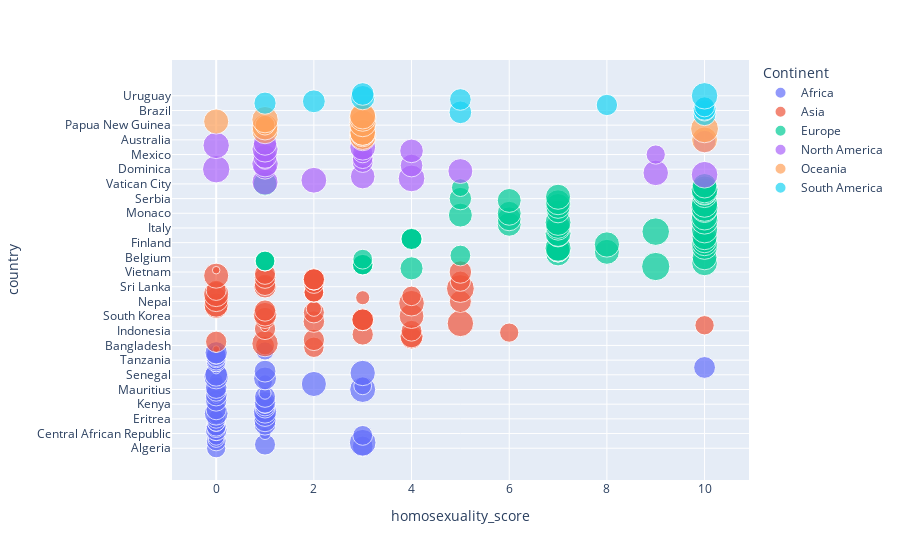

Notebook code for this chart:
### Code cell
fig = px.scatter(data, x="homosexuality_score", y="country", color="Continent",
                 size='political_stability_2020', hover_data=['homosexuality_score'])
fig.show()

### Figure 1 — Plotly figure (JSON) as saved in the notebook; plotly's stock layout.template omitted (floating-point values rounded to 4 significant figures)
{"data": [{"hovertemplate": "Continent=Africa<br>homosexuality_score=%{x}<br>country=%{y}<br>political_stability_2020=%{marker.size}<extra></extra>", "legendgroup": "Africa", "marker": {"color": "#636efa", "size": [2.14, 2.48, 2.56, 4.09, 2.276, 1.59, 1.47, 2.276, 0.82, 1.74, 2.71, 2.1, 2.276, 2.68, 1.79, 1.79, 2.81, 2.02, 1.26, 2.92, 3.25, 3.13, 2.36, 2.4, 2.276, 2, 2.67, 2.63, 0.52, 2.54, 2.76, 0.85, 2.25, 3.89, 2.67, 1.84, 3.65, 1.26, 1.14, 3.03, 3.48, 2.98, 3.72, 2.76, 0.48, 2.76, 0.83, 1.24, 2.276, 2.276, 2.08, 2.37, 2.22, 2.87, 1.92], "sizemode": "area", "sizeref": 0.01155, "symbol": "circle"}, "mode": "markers", "name": "Africa", "orientation": "h", "showlegend": true, "type": "scatter", "x": [0, 3, 1, 3, 0, 0, 0, 3, 1, 0, 0, 0, 0, 1, 0, 0, 1, 0, 0, 1, 0, 1, 0, 1, 1, 1, 1, 0, 0, 1, 0, 1, 0, 3, 0, 3, 2, 1, 0, 1, 0, 0, 3, 1, 0, 10, 0, 0, 0, 0, 0, 0, 0, 0, 1], "xaxis": "x", "y": ["Algeria", "Angola", "Benin", "Botswana", "Burkina", "Burundi", "Cameroon", "Cape Verde", "Central African Republic", "Chad", "Comoros", "Congo", "Congo, Democratic Republic of", "Djibouti", "Egypt", "Egypt", "Equatorial Guinea", "Eritrea", "Ethiopia", "Gabon", "Gambia", "Ghana", "Guinea", "Guinea-Bissau", "Ivory Coast", "Kenya", "Lesotho", "Liberia", "Libya", "Madagascar", "Malawi", "Mali", "Mauritania", "Mauritius", "Morocco", "Mozambique", "Namibia", "Niger", "Nigeria", "Rwanda", "Sao Tome and Principe", "Senegal", "Seychelles", "Sierra Leone", "Somalia", "South Africa", "South Sudan", "Sudan", "Swaziland", "Tanzania", "Togo", "Tunisia", "Uganda", "Zambia", "Zimbabwe"], "yaxis": "y"}, {"hovertemplate": "Continent=Asia<br>homosexuality_score=%{x}<br>country=%{y}<br>political_stability_2020=%{marker.size}<extra></extra>", "legendgroup": "Asia", "marker": {"color": "#EF553B", "size": [0.27, 2.41, 2.08, 4.02, 2.62, 2.62, 2.76, 3.09, 2.62, 2.14, 2.5, 2.62, 0.47, 2.17, 4.04, 2.68, 2.74, 2.74, 2.74, 2.74, 2.6, 3.56, 3.24, 2.57, 2.62, 1.35, 3.12, 3.41, 3.79, 2.8, 3.37, 1.15, 2.21, 3.67, 2.27, 2.27, 2.27, 2.34, 4.47, 2.95, 2.62, 2.48, 2.38, 2.62, 2.62, 2.62, 2.62, 2.71, 3.63, 2.56, 2.93, 0.33], "sizemode": "area", "sizeref": 0.01155, "symbol": "circle"}, "mode": "markers", "name": "Asia", "orientation": "h", "showlegend": true, "type": "scatter", "x": [0, 2, 1, 1, 0, 2, 4, 4, 3, 6, 4, 1, 1, 10, 5, 2, 3, 3, 3, 3, 1, 4, 1, 2, 1, 2, 0, 0, 4, 5, 0, 3, 4, 0, 2, 2, 2, 0, 5, 1, 1, 2, 5, 2, 2, 2, 2, 1, 0, 1, 5, 0], "xaxis": "x", "y": ["Afghanistan", "Bahrain", "Bangladesh", "Bhutan", "Brunei", "Burma (Myanmar)", "Cambodia", "China", "East Timor", "India", "Indonesia", "Iran", "Iraq", "Israel", "Japan", "Jordan", "Kazakhstan", "Kazakhstan", "Kazakhstan", "Kazakhstan", "North Korea", "South Korea", "Kuwait", "Kyrgyzstan", "Laos", "Lebanon", "Malaysia", "Maldives", "Mongolia", "Nepal", "Oman", "Pakistan", "Philippines", "Qatar", "Russia", "Russia", "Russia", "Saudi Arabia", "Singapore", "Sri Lanka", "Syria", "Tajikistan", "Thailand", "Turkey", "Turkey", "Turkey", "Turkey", "Turkmenistan", "United Arab Emirates", "Uzbekistan", "Vietnam", "Yemen"], "yaxis": "y"}, {"hovertemplate": "Continent=Europe<br>homosexuality_score=%{x}<br>country=%{y}<br>political_stability_2020=%{marker.size}<extra></extra>", "legendgroup": "Europe", "marker": {"color": "#00cc96", "size": [3.08, 4.62, 2.43, 2.43, 2.43, 2.43, 3.85, 2.27, 2.27, 2.27, 2.27, 2.27, 3.59, 2.49, 3.47, 3.61, 3.29, 3.29, 3.29, 3.29, 3.92, 3.94, 3.71, 3.94, 3.31, 2.57, 2.57, 2.57, 2.57, 3.67, 3.13, 3.86, 4.39, 3.98, 3.44, 3.46, 3.311, 3.87, 4.23, 3.311, 3.95, 3.311, 3.311, 3, 3.85, 4.25, 3.57, 4.03, 3.59, 3.311, 2.91, 3.64, 3.71, 3.4, 4.02, 4.19, 1.84, 3.47, 3.311], "sizemode": "area", "sizeref": 0.01155, "symbol": "circle"}, "mode": "markers", "name": "Europe", "orientation": "h", "showlegend": true, "type": "scatter", "x": [4, 9, 3, 3, 3, 3, 10, 1, 1, 1, 1, 3, 10, 5, 7, 8, 7, 7, 7, 7, 7, 10, 8, 10, 10, 4, 4, 4, 4, 10, 7, 7, 9, 10, 7, 7, 6, 7, 10, 6, 10, 5, 6, 7, 10, 10, 7, 10, 7, 6, 5, 7, 10, 10, 10, 10, 5, 10, 1], "xaxis": "x", "y": ["Albania", "Andorra", "Armenia", "Armenia", "Armenia", "Armenia", "Austria", "Azerbaijan", "Azerbaijan", "Azerbaijan", "Azerbaijan", "Belarus", "Belgium", "Bosnia and Herzegovina", "Bulgaria", "Croatia", "Cyprus", "Cyprus", "Cyprus", "Cyprus", "Czech Republic", "Denmark", "Estonia", "Finland", "France", "Georgia", "Georgia", "Georgia", "Georgia", "Germany", "Greece", "Hungary", "Iceland", "Ireland", "Italy", "Latvia", "Liechtenstein", "Lithuania", "Luxembourg", "Macedonia", "Malta", "Moldova", "Monaco", "Montenegro", "Netherlands", "Norway", "Poland", "Portugal", "Romania", "San Marino", "Serbia", "Slovakia", "Slovenia", "Spain", "Sweden", "Switzerland", "Ukraine", "United Kingdom", "Vatican City"], "yaxis": "y"}, {"hovertemplate": "Continent=North America<br>homosexuality_score=%{x}<br>country=%{y}<br>political_stability_2020=%{marker.size}<extra></extra>", "legendgroup": "North America", "marker": {"color": "#ab63fa", "size": [3.93, 3.85, 4.13, 3.51, 4.11, 3.76, 3.6, 4.35, 3.17, 2.98, 4.03, 2.57, 1.96, 2.46, 3.27, 2.15, 2.35, 3.23, 3.93, 3.87, 4.03, 3.18, 2.98], "sizemode": "area", "sizeref": 0.01155, "symbol": "circle"}, "mode": "markers", "name": "North America", "orientation": "h", "showlegend": true, "type": "scatter", "x": [1, 2, 4, 3, 10, 9, 5, 0, 1, 4, 1, 3, 1, 3, 1, 9, 3, 4, 1, 3, 0, 1, 10], "xaxis": "x", "y": ["Antigua and Barbuda", "Bahamas", "Barbados", "Belize", "Canada", "Costa Rica", "Cuba", "Dominica", "Dominican Republic", "El Salvador", "Grenada", "Guatemala", "Haiti", "Honduras", "Jamaica", "Mexico", "Nicaragua", "Panama", "Saint Kitts and Nevis", "Saint Lucia", "Saint Vincent and the Grenadines", "Trinidad and Tobago", "United States"], "yaxis": "y"}, {"hovertemplate": "Continent=Oceania<br>homosexuality_score=%{x}<br>country=%{y}<br>political_stability_2020=%{marker.size}<extra></extra>", "legendgroup": "Oceania", "marker": {"color": "#FFA15A", "size": [3.85, 3.75, 4.08, 3.59, 3.827, 3.827, 3.94, 4.49, 3.89, 2.26, 4.16, 3.64, 4.02, 4.18, 3.9], "sizemode": "area", "sizeref": 0.01155, "symbol": "circle"}, "mode": "markers", "name": "Oceania", "orientation": "h", "showlegend": true, "type": "scatter", "x": [10, 3, 3, 3, 3, 3, 1, 10, 1, 1, 3, 0, 1, 3, 3], "xaxis": "x", "y": ["Australia", "Fiji", "Kiribati", "Marshall Islands", "Micronesia", "Micronesia", "Nauru", "New Zealand", "Palau", "Papua New Guinea", "Samoa", "Solomon Islands", "Tonga", "Tuvalu", "Vanuatu"], "yaxis": "y"}, {"hovertemplate": "Continent=South America<br>homosexuality_score=%{x}<br>country=%{y}<br>political_stability_2020=%{marker.size}<extra></extra>", "legendgroup": "South America", "marker": {"color": "#19d3f3", "size": [3.04, 2.971, 2.58, 3.07, 2.33, 2.64, 2.85, 3.02, 2.71, 3.42, 4.05, 2.971], "sizemode": "area", "sizeref": 0.01155, "symbol": "circle"}, "mode": "markers", "name": "South America", "orientation": "h", "showlegend": true, "type": "scatter", "x": [10, 5, 10, 10, 10, 8, 1, 2, 5, 3, 10, 3], "xaxis": "x", "y": ["Argentina", "Bolivia", "Brazil", "Chile", "Colombia", "Ecuador", "Guyana", "Paraguay", "Peru", "Suriname", "Uruguay", "Venezuela"], "yaxis": "y"}], "layout": {"legend": {"itemsizing": "constant", "title": {"text": "Continent"}, "tracegroupgap": 0}, "margin": {"t": 60}, "xaxis": {"anchor": "y", "domain": [0, 1], "title": {"text": "homosexuality_score"}}, "yaxis": {"anchor": "x", "domain": [0, 1], "title": {"text": "country"}}}}
